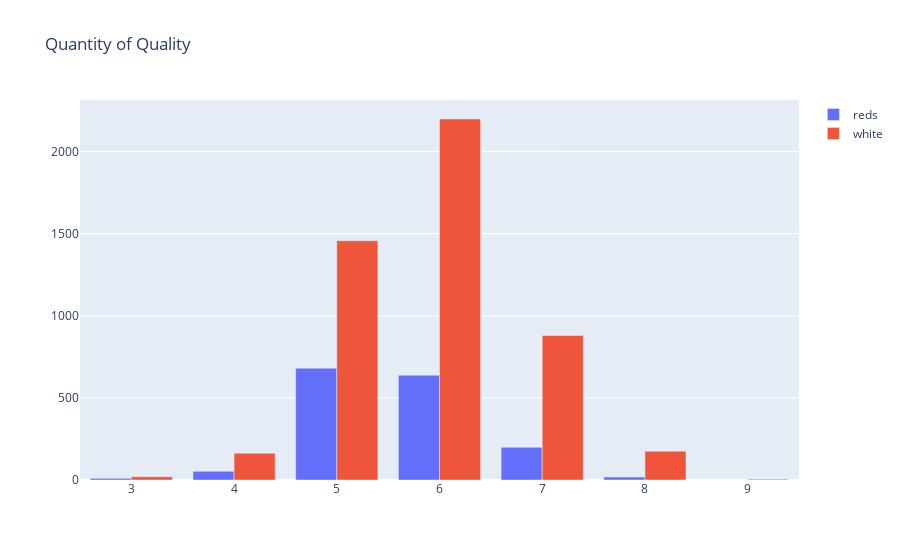

The notebook cell this image was saved under:
### Markdown cell above
Seems to be no missing data within all of the features at least for red

### Code cell
fig = go.Figure()
#getting the individual amounts of times the quality(lablels of the wine) appears in the dataset
quality_amounts_red = red_wine_data["quality"].groupby(red_wine_data["quality"]).count()
quality_amounts_white = white_wine_data["quality"].groupby(white_wine_data["quality"]).count()

#adding to a graph
fig.add_trace(go.Bar(x=quality_amounts_red.index,y=quality_amounts_red.values,name="reds"))
fig.add_trace(go.Bar(x=quality_amounts_white.index,y=quality_amounts_white.values,name="white"))

fig.update_layout(title="Quantity of Quality")
fig.show()

### Figure 1 — Plotly figure (JSON) as saved in the notebook; plotly's stock layout.template omitted (floating-point values rounded to 4 significant figures)
{"data": [{"name": "reds", "type": "bar", "x": [3, 4, 5, 6, 7, 8], "y": [10, 53, 681, 638, 199, 18]}, {"name": "white", "type": "bar", "x": [3, 4, 5, 6, 7, 8, 9], "y": [20, 163, 1457, 2198, 880, 175, 5]}], "layout": {"title": {"text": "Quantity of Quality"}}}
